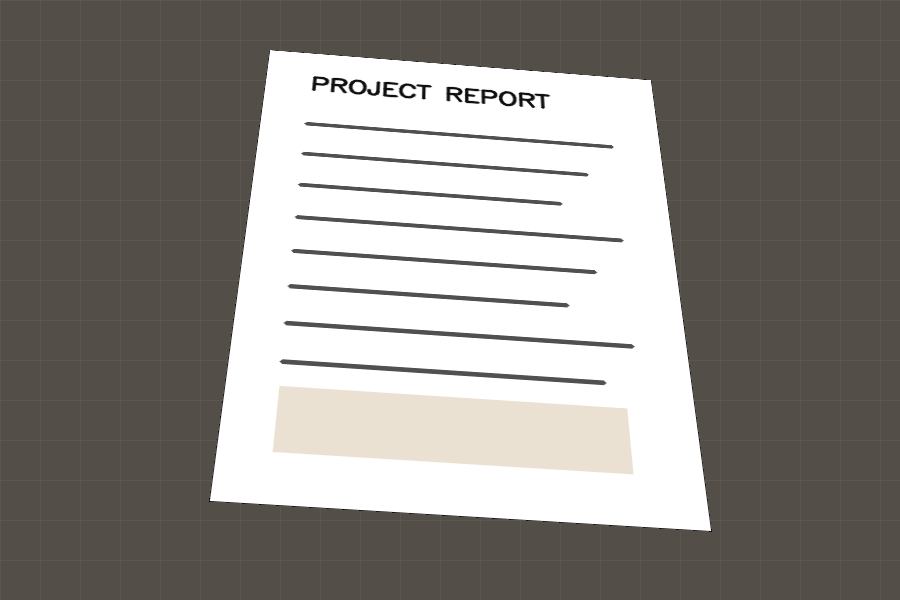
#> input picture Phase3/test_images/document_scene.png, 900 x 600 px
$ python perspective_transform.py
#> lines starting #> are read from the running program, lines starting #| are printed output that depends on the picture; after the words box and inside, x2 and y2 are one past the last pixel; in counts of white or black regions, pixels touching at a corner belong together
#> in main, image is the input picture: shape (600, 900, 3); mean B, G, R 133.7, 138.2, 142.4
"""Detect the largest quadrilateral and rectify it with a perspective transform."""
from __future__ import annotations
import argparse
from pathlib import Path
import cv2
import numpy as np
HERE=Path(__file__).resolve().parent
DEFAULT_IMAGE=HERE/'test_images'/'document_scene.png'

def order_points(points):
    p=np.asarray(points,dtype=np.float32).reshape(4,2); sums=p.sum(axis=1); diffs=np.diff(p,axis=1).reshape(-1)
    return np.array([p[np.argmin(sums)],p[np.argmin(diffs)],p[np.argmax(sums)],p[np.argmax(diffs)]],np.float32)

def detect_quad(image):
    gray=cv2.cvtColor(image,cv2.COLOR_BGR2GRAY); blur=cv2.GaussianBlur(gray,(5,5),0)
    edges=cv2.Canny(blur,50,160); edges=cv2.dilate(edges,None,iterations=1)
#> after `edges = cv2.Canny(blur, 50, 160)`:
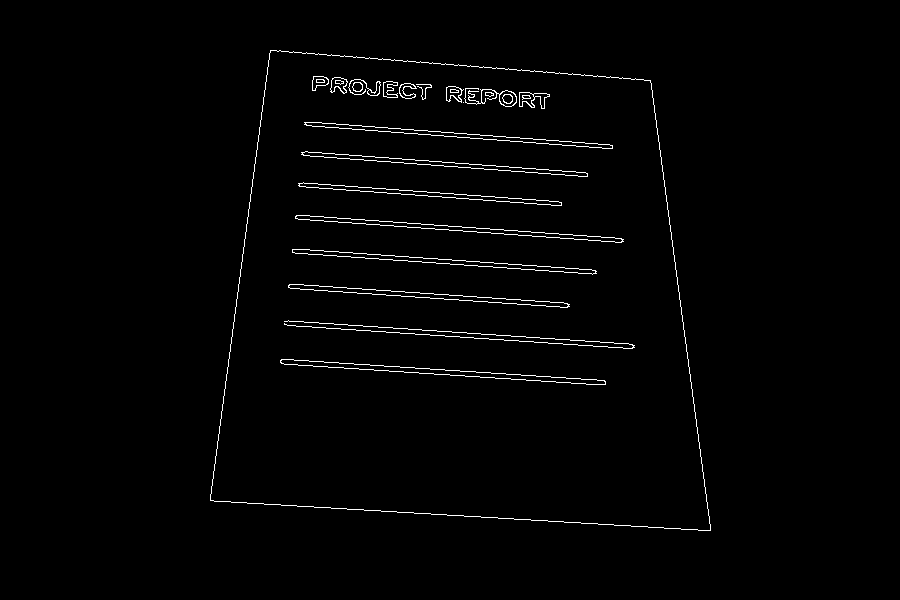
#> edges: shape (600, 900); 1.4% white in thin lines or dots, all inside (x1, y1, x2, y2) = (210, 50, 711, 531)
#> after `edges = cv2.dilate(edges, None, iterations=1)`:
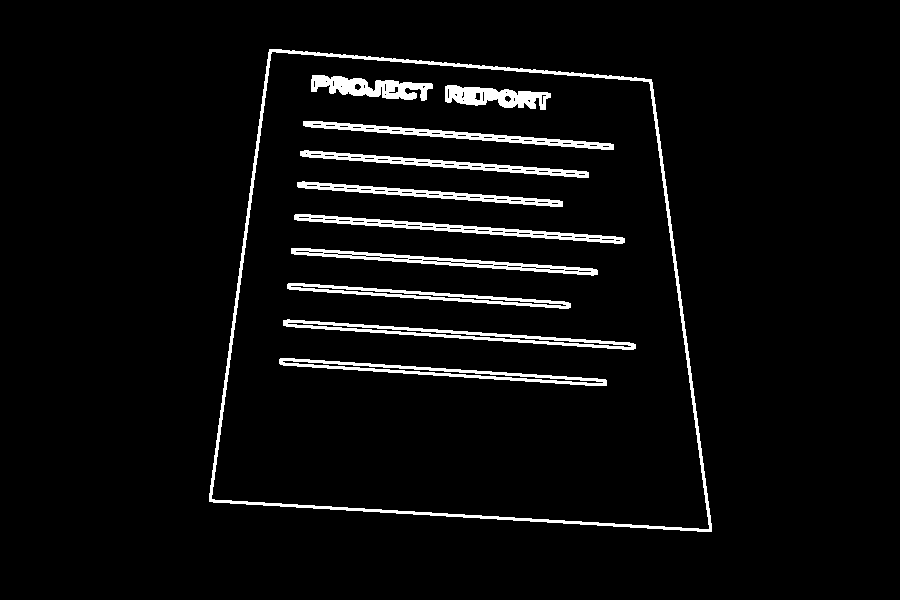
#> edges: shape (600, 900); 4.5% white; 11 white regions
    contours,_=cv2.findContours(edges,cv2.RETR_LIST,cv2.CHAIN_APPROX_SIMPLE)
#> contours = 145 contours, 58 with area under 20; largest, box (x1, y1, x2, y2) and area: (209, 49, 712, 532) 200467, (211, 51, 710, 530) 196457, (283, 319, 636, 350) 2316, (279, 358, 607, 386) 2224, (294, 214, 625, 244) 2005
    candidates=sorted(contours,key=cv2.contourArea,reverse=True)
#> candidates has the same summary as contours
    for c in candidates[:30]:
        if cv2.contourArea(c)<0.08*image.shape[0]*image.shape[1]: continue
        peri=cv2.arcLength(c,True); approx=cv2.approxPolyDP(c,.02*peri,True)
        if len(approx)==4 and cv2.isContourConvex(approx): return order_points(approx.reshape(4,2))
#> this loop made 1 pass
#> (peri, p in order_points, sums in order_points, diffs in order_points) on pass 1: (1885.8, [[269, 49], [209, 501], [711, 531], [651, 79]], [318, 710, 1242, 730], [-220, 292, -180, -572])
    return None

def transform(image,points=None):
    if points is None: points=detect_quad(image)
#> points = [[269, 49], [651, 79], [711, 531], [209, 501]]
    if points is None: raise ValueError('No quadrilateral found. Use --points x1 y1 x2 y2 x3 y3 x4 y4 (TL TR BR BL).')
    rect=order_points(points); tl,tr,br,bl=rect
#> after `rect = order_points(points)`: rect = [[269, 49], [651, 79], [711, 531], [209, 501]]
#> after `tl, tr, br, bl = rect`: tl = [269, 49]; tr = [651, 79]; br = [711, 531]; bl = [209, 501]
    width=max(int(np.linalg.norm(br-bl)),int(np.linalg.norm(tr-tl))); height=max(int(np.linalg.norm(tr-br)),int(np.linalg.norm(tl-bl)))
#> after `width = max(int(np.linalg.norm(br - bl)), int(np.linalg.norm(tr - tl))`: width = 502
#> after `height = max(int(np.linalg.norm(tr - br)), int(np.linalg.norm(tl - bl)`: height = 455
    if width<2 or height<2: raise ValueError('Detected quadrilateral has invalid dimensions.')
    dest=np.array([[0,0],[width-1,0],[width-1,height-1],[0,height-1]],np.float32)
#> dest = [[0, 0], [501, 0], [501, 454], [0, 454]]
    matrix=cv2.getPerspectiveTransform(rect,dest); return cv2.warpPerspective(image,matrix,(width,height)),rect
#> after `matrix = cv2.getPerspectiveTransform(rect, dest)`: matrix = [[1.29, 0.171, -354.9], [-0.104, 1.32, -36.8], [-9.62e-05, 0.000695, 1]]

def main():
    ap=argparse.ArgumentParser(description=__doc__); ap.add_argument('--image',type=Path,default=DEFAULT_IMAGE); ap.add_argument('--points',nargs=8,type=float,help='Manual points in TL TR BR BL order: x1 y1 x2 y2 x3 y3 x4 y4'); ap.add_argument('--output',type=Path,default=HERE/'outputs'/'perspective_corrected.png'); ap.add_argument('--show',action='store_true'); args=ap.parse_args()
    image=cv2.imread(str(args.image))
    if image is None: raise SystemExit(f'ERROR: Could not read image: {args.image}')
    pts=np.asarray(args.points,dtype=np.float32).reshape(4,2) if args.points else None
    try: result,rect=transform(image,pts)
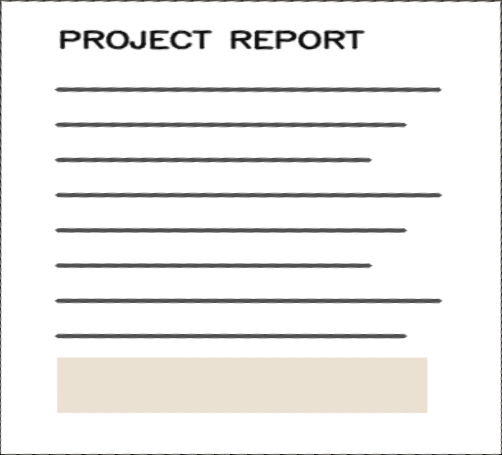
#> result: shape (455, 502, 3); mean B, G, R 237.5, 238.8, 239.8
#> rect = [[269, 49], [651, 79], [711, 531], [209, 501]]
    except ValueError as exc: raise SystemExit(f'ERROR: {exc}')
    preview=image.copy(); cv2.polylines(preview,[np.rint(rect).astype(np.int32)],True,(0,255,0),3)
#> after `cv2.polylines(preview, [np.rint(rect).astype(np.int32)], True, (0, 255`:
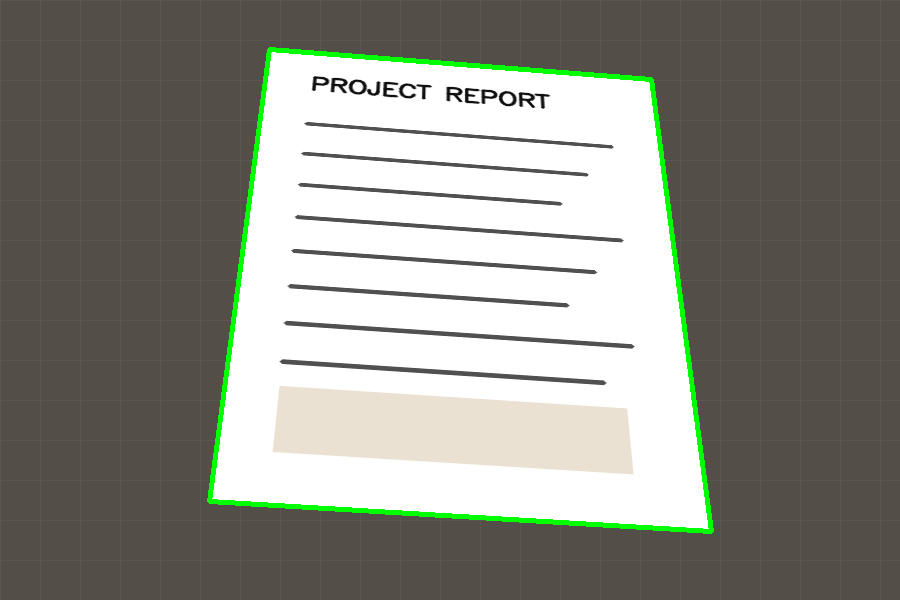
#> preview: shape (600, 900, 3); 1.65% of pixels changed, all inside (x1, y1, x2, y2) = (207, 47, 714, 534)
    args.output.parent.mkdir(parents=True,exist_ok=True); cv2.imwrite(str(args.output),result); cv2.imwrite(str(args.output.with_name(args.output.stem+'_detected_quad.png')),preview)
    print(f'[OK] Rectified dimensions: {result.shape[1]} x {result.shape[0]} px'); print(f'[OK] Output: {args.output.resolve()}')
#| [OK] Rectified dimensions: 502 x 455 px
#| [OK] Output: Phase3/outputs/perspective_corrected.png
    if args.show: cv2.imshow('Detected Quadrilateral',preview); cv2.imshow('Perspective Corrected',result); cv2.waitKey(0); cv2.destroyAllWindows()
if __name__=='__main__': main()
